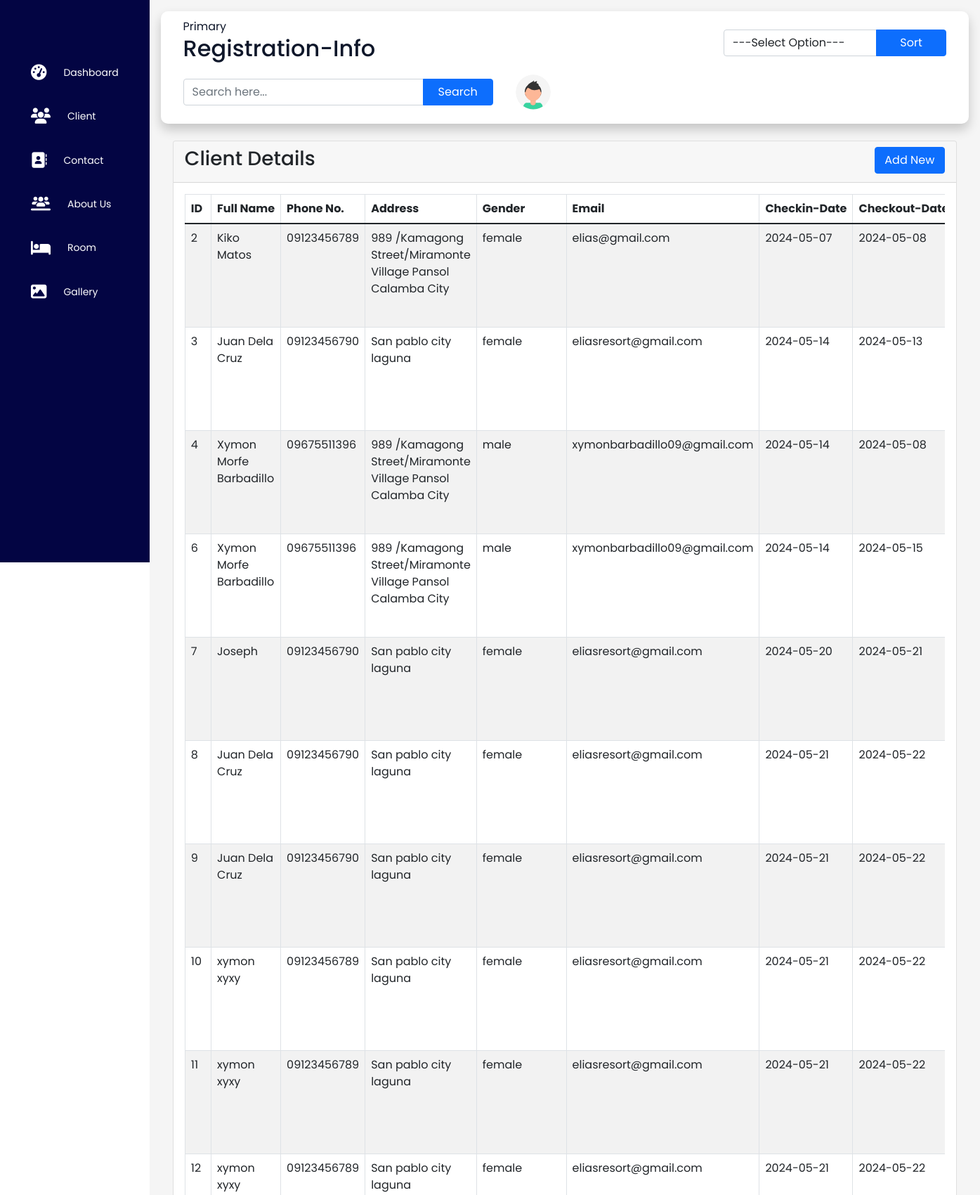
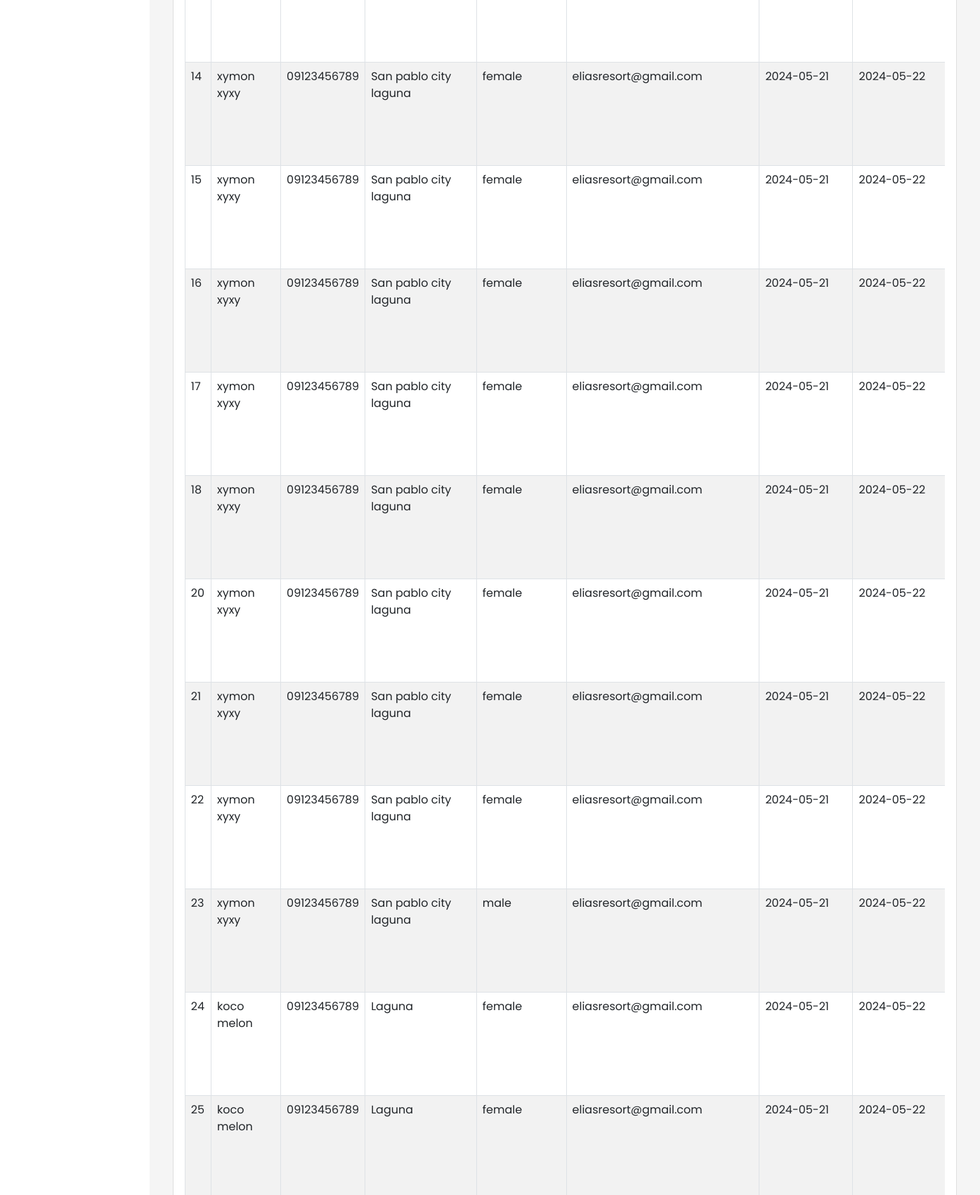
/Admin/Registration/registration.php (signed in, upper part), run on the app's committed database (2 pictures, top to bottom).
### tables this page shows
CREATE TABLE `register` (
  `register_id` int(11) NOT NULL,
  `fname` varchar(255) NOT NULL,
  `phone` varchar(255) NOT NULL,
  `address` varchar(255) NOT NULL,
  `gender` varchar(255) NOT NULL,
  `email` varchar(255) NOT NULL,
  `checkindate` date NOT NULL,
  `checkoutdate` date NOT NULL,
  `citime` time NOT NULL,
  `cotime` time NOT NULL,
  `adult` int(255) NOT NULL,
  `child` int(255) NOT NULL,
  `rooms` varchar(50) NOT NULL,
  `photo` blob DEFAULT NULL,
  `verified` int(255) NOT NULL,
  `status` varchar(20) NOT NULL
);

### Admin/Registration/registration.php (the view, shortened to what this page needs)
<?php
require '../DBcon/dbcon.php';
$sort_query = "";
$query = "SELECT * FROM register";
$query .= $sort_query;
$stmt = $con->prepare($query);
$stmt->execute();
$result = $stmt->get_result();
?>
<!DOCTYPE html>
<html lang="en">
<head>
    <link rel="stylesheet" href="registration.css">
    <link rel="stylesheet" href="https://cdnjs.cloudflare.com/ajax/libs/font-awesome/6.1.1/css/all.min.css">
    <link href="https://cdn.jsdelivr.net/npm/bootstrap@5.1.3/dist/css/bootstrap.min.css" rel="stylesheet">
</head>
<body>
<div class="sidebar">
    <div class="logo">
        <ul class="menu">
            <li class="active">
                <a href="../Dashboard/dashb.php">
                    <i class="fas fa-tachometer-alt"></i>
                    <span>Dashboard</span>
                </a>
            </li>
            <li>
                <a href="registration.php">
                    <i class="fas fa-users"></i>
                    <span>Client</span>
                </a>
            </li>
            <li>
                <a href="../Contact/contact.php">
                    <i class="fas fa-address-book"></i>
                    <span>Contact</span>
                </a>
            </li>
            <li class="active">
                <a href="../AboutUs/aboutus.php">
                    <i class="fas fa-users-line"></i>
                    <span>About Us</span>
                </a>
            </li>
            <li class="active">
                <a href="../Room/room.php">
                    <i class="fas fa-bed"></i>
                    <span>Room</span>
                </a>
            </li>
            <li class="active">
                <a href="../Gallery/gallery.php">
                    <i class="fas fa-image"></i>
                    <span>Gallery</span>
                </a>
            </li>
        </ul>
    </div>
</div>
<div class="main--content">
    <div class="header--wrapper">
        <div class="header--title">
            <span>Primary</span>
            <h2>Registration-Info</h2>
        </div>
        <form action="" method="GET">
                <div class="input-group mb-3">
                    <select name="sort_alphabet" id="" class="form-control">
                        <option value="">---Select Option---</option>
                    </select>
                    <button type="submit" class="input-group-text btn btn-primary" id="basic-addon2">Sort</button>
                </div>
            </form>
            <div class="user--info">
                <form action="" method="GET">
                    <div class="input-group mb-3">
                          <input type="text" name="search" value="<?php if(isset($_GET['search'])) {echo $_GET['search']; }?>" class="form-control" placeholder="Search here...">
                          <button type="submit" class="btn btn-primary">Search</button>
                    </div>
                </form>
                <img src="../Login-form/img/avatar.svg" alt="" id="avatar-img">
            </div>
    </div>
    <div class="container mt-4">
        <div class="row">
            <div class="col-md-12">
                <div class="card">
                    <div class="card-header">
                        <h3>Client Details
                            <a href="add-user.php" class="btn btn-primary float-end">Add New</a>
                        </h3>
                    </div>
                    <div class="card-body">
                        <div class="table-responsive">
                            <table class="table table-bordered table-striped">
                                <thead>
                                    <tr>
                                        <th>ID</th>
                                        <th>Full Name</th>
                                        <th>Phone No.</th>
                                        <th>Address</th>
                                        <th>Gender</th>
                                        <th>Email</th>
                                        <th>Checkin-Date</th>
                                        <th>Checkout-Date</th>
                                    </tr>
                                </thead>
                                <tbody>
                                <?php
                                    if($result->num_rows > 0) {
                                        while($register = $result->fetch_assoc()) {
                                    ?>
                                        <tr>
                                            <td><?= $register['register_id']; ?></td>
                                            <td><?= $register['fname']; ?></td>
                                            <td><?= $register['phone']; ?></td>
                                            <td><?= $register['address']; ?></td>
                                            <td><?= $register['gender']; ?></td>
                                            <td><?= $register['email']; ?></td>
                                            <td><?= $register['checkindate']; ?></td>
                                            <td><?= $register['checkoutdate']; ?></td>
                                        </tr>
                                    <?php
                                        }
                                    } else {
                                        echo "<tr><td colspan='14'>No Record Found</td></tr>";
                                    }
                                    ?>
                                </tbody>
                            </table>
                        </div>
                    </div>
                </div>
            </div>
        </div>
    </div>
</div>
</body>
</html>

### Admin/Registration/registration.css (style rules this page uses)
:root { --primary-color: rgb(2, 2, 52); --secondary-color: rgb(245, 162, 8); --text-dark: #0f172a; --primary: #0077b6; --text-light: whitesmoke; --extra-light: rgb(3, 5, 67); --box-shadow: 0 .5rem 1rem rgba(0,0,0,0.2); --white: #ffffff; --max-width:1200px; --btn-color: rgb(26, 86, 251); --header-font: "Playfair Display", serif; }
* { margin: 0; padding: 0; border: none; outline: none; box-sizing: border-box; font-family: 'Poppins', sans-serif; }
body { display: flex; }
.sidebar { position: sticky; top: 0; left: 0; bottom: 0; width: 110px; height: 100vh; padding: 0 1rem; color: var(--white); transition: all 0.5s linear; background: var(--extra-light); }
.logo { height: 80px; padding: 12px; color: var(--white); }
.menu { height: 88%; position: relative; list-style: none; padding: 0; margin-top: 4rem; }
.menu li { padding: 1rem; margin: 8px 0; border-radius: .5rem; transition: all 0.5s ease-in-out; }
.menu a { color: var(--white); font-size: 14px; text-decoration: none; display: flex; align-items: center; gap: 1.5rem; }
.menu a span { overflow: hidden; }
.menu a i { font-size: 1.4rem; }
.sidebar .menu li a { color: inherit; text-decoration: none; }
.table thead th { white-space: nowrap; }
.btn { width: 100px; }
.main--content { position: relative; background-color: var(--text-light); width: 100%; padding: 1rem; }
.header--wrapper img { width: 50px; height: 50px; cursor: pointer; border-radius: 50%; }
.header--wrapper { display: flex; justify-content: space-between; align-items: center; flex-wrap: wrap; background-color: var(--white); box-shadow: var(--box-shadow); border-radius: 10px; padding: 10px 2rem; margin-bottom: 1rem; }
.header--title { color: var(--text-dark); }
.user--info { display: flex; align-items: center; gap: 2rem; }
.input-group { margin-top: 1rem; }

### data on the page
register: register_id "2", fname "Kiko Matos", phone "09123456789", address "989 /Kamagong Street/Miramonte Village Pansol Calamba City", gender "female", email "elias@gmail.com", checkindate "2024-05-07", checkoutdate "2024-05-08"
register: register_id "3", fname "Juan Dela Cruz", phone "09123456790", address "San pablo city laguna", gender "female", email "eliasresort@gmail.com", checkindate "2024-05-14", checkoutdate "2024-05-13"
register: register_id "4", fname "Xymon Morfe Barbadillo", phone "09675511396", address "989 /Kamagong Street/Miramonte Village Pansol Calamba City", gender "male", email "xymonbarbadillo09@gmail.com", checkindate "2024-05-14", checkoutdate "2024-05-08"
register: register_id "6", fname "Xymon Morfe Barbadillo", phone "09675511396", address "989 /Kamagong Street/Miramonte Village Pansol Calamba City", gender "male", email "xymonbarbadillo09@gmail.com", checkindate "2024-05-14", checkoutdate "2024-05-15"
register: register_id "7", fname "Joseph", phone "09123456790", address "San pablo city laguna", gender "female", email "eliasresort@gmail.com", checkindate "2024-05-20", checkoutdate "2024-05-21"
register: register_id "8", fname "Juan Dela Cruz", phone "09123456790", address "San pablo city laguna", gender "female", email "eliasresort@gmail.com", checkindate "2024-05-21", checkoutdate "2024-05-22"
register: register_id "9", fname "Juan Dela Cruz", phone "09123456790", address "San pablo city laguna", gender "female", email "eliasresort@gmail.com", checkindate "2024-05-21", checkoutdate "2024-05-22"
register: register_id "10", fname "xymon xyxy", phone "09123456789", address "San pablo city laguna", gender "female", email "eliasresort@gmail.com", checkindate "2024-05-21", checkoutdate "2024-05-22"
register: register_id "11", fname "xymon xyxy", phone "09123456789", address "San pablo city laguna", gender "female", email "eliasresort@gmail.com", checkindate "2024-05-21", checkoutdate "2024-05-22"
register: register_id "12", fname "xymon xyxy", phone "09123456789", address "San pablo city laguna", gender "female", email "eliasresort@gmail.com", checkindate "2024-05-21", checkoutdate "2024-05-22"
register: register_id "14", fname "xymon xyxy", phone "09123456789", address "San pablo city laguna", gender "female", email "eliasresort@gmail.com", checkindate "2024-05-21", checkoutdate "2024-05-22"
register: register_id "15", fname "xymon xyxy", phone "09123456789", address "San pablo city laguna", gender "female", email "eliasresort@gmail.com", checkindate "2024-05-21", checkoutdate "2024-05-22"
register: register_id "16", fname "xymon xyxy", phone "09123456789", address "San pablo city laguna", gender "female", email "eliasresort@gmail.com", checkindate "2024-05-21", checkoutdate "2024-05-22"
register: register_id "17", fname "xymon xyxy", phone "09123456789", address "San pablo city laguna", gender "female", email "eliasresort@gmail.com", checkindate "2024-05-21", checkoutdate "2024-05-22"
register: register_id "18", fname "xymon xyxy", phone "09123456789", address "San pablo city laguna", gender "female", email "eliasresort@gmail.com", checkindate "2024-05-21", checkoutdate "2024-05-22"
register: register_id "20", fname "xymon xyxy", phone "09123456789", address "San pablo city laguna", gender "female", email "eliasresort@gmail.com", checkindate "2024-05-21", checkoutdate "2024-05-22"
register: register_id "21", fname "xymon xyxy", phone "09123456789", address "San pablo city laguna", gender "female", email "eliasresort@gmail.com", checkindate "2024-05-21", checkoutdate "2024-05-22"
register: register_id "22", fname "xymon xyxy", phone "09123456789", address "San pablo city laguna", gender "female", email "eliasresort@gmail.com", checkindate "2024-05-21", checkoutdate "2024-05-22"
register: register_id "23", fname "xymon xyxy", phone "09123456789", address "San pablo city laguna", gender "male", email "eliasresort@gmail.com", checkindate "2024-05-21", checkoutdate "2024-05-22"
register: register_id "24", fname "koco melon", phone "09123456789", address "Laguna", gender "female", email "eliasresort@gmail.com", checkindate "2024-05-21", checkoutdate "2024-05-22"
register: register_id "25", fname "koco melon", phone "09123456789", address "Laguna", gender "female", email "eliasresort@gmail.com", checkindate "2024-05-21", checkoutdate "2024-05-22"
